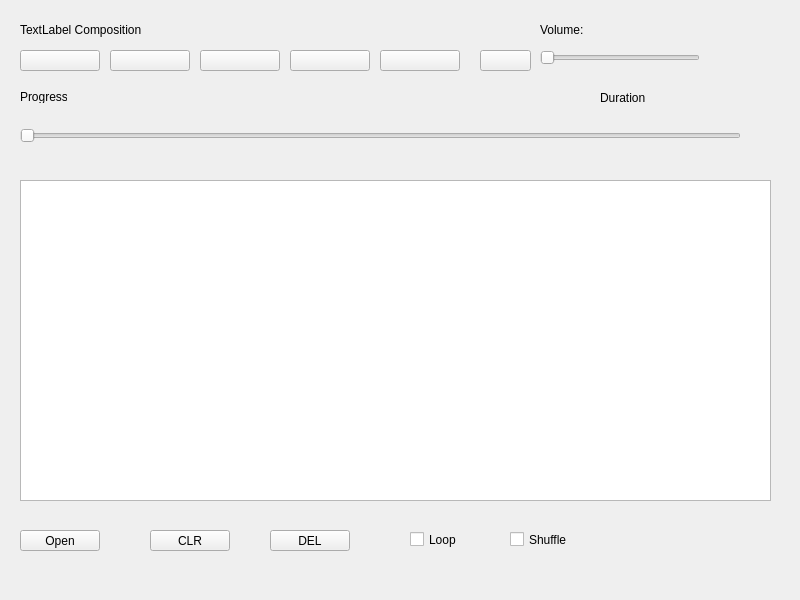
<?xml version="1.0" encoding="UTF-8"?>
<ui version="4.0">
 <class>Widget</class>
 <widget class="QWidget" name="Widget">
  <property name="geometry">
   <rect>
    <x>0</x>
    <y>0</y>
    <width>800</width>
    <height>600</height>
   </rect>
  </property>
  <property name="minimumSize">
   <size>
    <width>800</width>
    <height>600</height>
   </size>
  </property>
  <property name="maximumSize">
   <size>
    <width>800</width>
    <height>600</height>
   </size>
  </property>
  <property name="windowTitle">
   <string>Winamp</string>
  </property>
  <property name="windowIcon">
   <iconset>
    <normaloff>../build-MediaPlayer-Desktop_Qt_5_12_12_MSVC2015_64bit-Profile/release/ico/audio.ico</normaloff>../build-MediaPlayer-Desktop_Qt_5_12_12_MSVC2015_64bit-Profile/release/ico/audio.ico</iconset>
  </property>
  <widget class="QPushButton" name="pushButtonPlay">
   <property name="geometry">
    <rect>
     <x>110</x>
     <y>50</y>
     <width>80</width>
     <height>21</height>
    </rect>
   </property>
   <property name="text">
    <string/>
   </property>
  </widget>
  <widget class="QPushButton" name="pushButtonPause">
   <property name="geometry">
    <rect>
     <x>200</x>
     <y>50</y>
     <width>80</width>
     <height>21</height>
    </rect>
   </property>
   <property name="text">
    <string/>
   </property>
  </widget>
  <widget class="QPushButton" name="pushButtonStop">
   <property name="geometry">
    <rect>
     <x>290</x>
     <y>50</y>
     <width>80</width>
     <height>21</height>
    </rect>
   </property>
   <property name="text">
    <string/>
   </property>
  </widget>
  <widget class="QPushButton" name="pushButtonOpen">
   <property name="geometry">
    <rect>
     <x>20</x>
     <y>530</y>
     <width>80</width>
     <height>21</height>
    </rect>
   </property>
   <property name="text">
    <string>Open</string>
   </property>
  </widget>
  <widget class="QPushButton" name="pushButtonPrev">
   <property name="geometry">
    <rect>
     <x>20</x>
     <y>50</y>
     <width>80</width>
     <height>21</height>
    </rect>
   </property>
   <property name="text">
    <string/>
   </property>
  </widget>
  <widget class="QPushButton" name="pushButtonNext">
   <property name="geometry">
    <rect>
     <x>380</x>
     <y>50</y>
     <width>80</width>
     <height>21</height>
    </rect>
   </property>
   <property name="text">
    <string/>
   </property>
  </widget>
  <widget class="QSlider" name="horizontalSliderVolume">
   <property name="geometry">
    <rect>
     <x>540</x>
     <y>50</y>
     <width>160</width>
     <height>16</height>
    </rect>
   </property>
   <property name="orientation">
    <enum>Qt::Horizontal</enum>
   </property>
  </widget>
  <widget class="QLabel" name="labelComposition">
   <property name="geometry">
    <rect>
     <x>20</x>
     <y>20</y>
     <width>521</width>
     <height>20</height>
    </rect>
   </property>
   <property name="text">
    <string>TextLabel Composition</string>
   </property>
  </widget>
  <widget class="QLabel" name="labelVolume">
   <property name="geometry">
    <rect>
     <x>540</x>
     <y>20</y>
     <width>151</width>
     <height>20</height>
    </rect>
   </property>
   <property name="text">
    <string>Volume:</string>
   </property>
  </widget>
  <widget class="QSlider" name="horizontalSliderProgress">
   <property name="geometry">
    <rect>
     <x>20</x>
     <y>125</y>
     <width>721</width>
     <height>21</height>
    </rect>
   </property>
   <property name="orientation">
    <enum>Qt::Horizontal</enum>
   </property>
  </widget>
  <widget class="QLabel" name="labelProgress">
   <property name="geometry">
    <rect>
     <x>20</x>
     <y>90</y>
     <width>47</width>
     <height>13</height>
    </rect>
   </property>
   <property name="text">
    <string>Progress</string>
   </property>
  </widget>
  <widget class="QLabel" name="labelDuration">
   <property name="geometry">
    <rect>
     <x>600</x>
     <y>90</y>
     <width>101</width>
     <height>16</height>
    </rect>
   </property>
   <property name="text">
    <string>Duration</string>
   </property>
  </widget>
  <widget class="QPushButton" name="pushButtonMute">
   <property name="geometry">
    <rect>
     <x>480</x>
     <y>50</y>
     <width>51</width>
     <height>21</height>
    </rect>
   </property>
   <property name="text">
    <string/>
   </property>
  </widget>
  <widget class="QTableView" name="tableViewPlaylist">
   <property name="geometry">
    <rect>
     <x>20</x>
     <y>180</y>
     <width>751</width>
     <height>321</height>
    </rect>
   </property>
  </widget>
  <widget class="QPushButton" name="pushButtonCLR">
   <property name="geometry">
    <rect>
     <x>150</x>
     <y>530</y>
     <width>80</width>
     <height>21</height>
    </rect>
   </property>
   <property name="text">
    <string>CLR</string>
   </property>
  </widget>
  <widget class="QCheckBox" name="checkBoxLoop">
   <property name="geometry">
    <rect>
     <x>410</x>
     <y>530</y>
     <width>72</width>
     <height>19</height>
    </rect>
   </property>
   <property name="text">
    <string>Loop</string>
   </property>
  </widget>
  <widget class="QCheckBox" name="checkBoxShuffle">
   <property name="geometry">
    <rect>
     <x>510</x>
     <y>530</y>
     <width>72</width>
     <height>19</height>
    </rect>
   </property>
   <property name="text">
    <string>Shuffle</string>
   </property>
  </widget>
  <widget class="QPushButton" name="pushButtonDEL">
   <property name="geometry">
    <rect>
     <x>270</x>
     <y>530</y>
     <width>80</width>
     <height>21</height>
    </rect>
   </property>
   <property name="text">
    <string>DEL</string>
   </property>
  </widget>
 </widget>
 <resources/>
 <connections/>
</ui>
